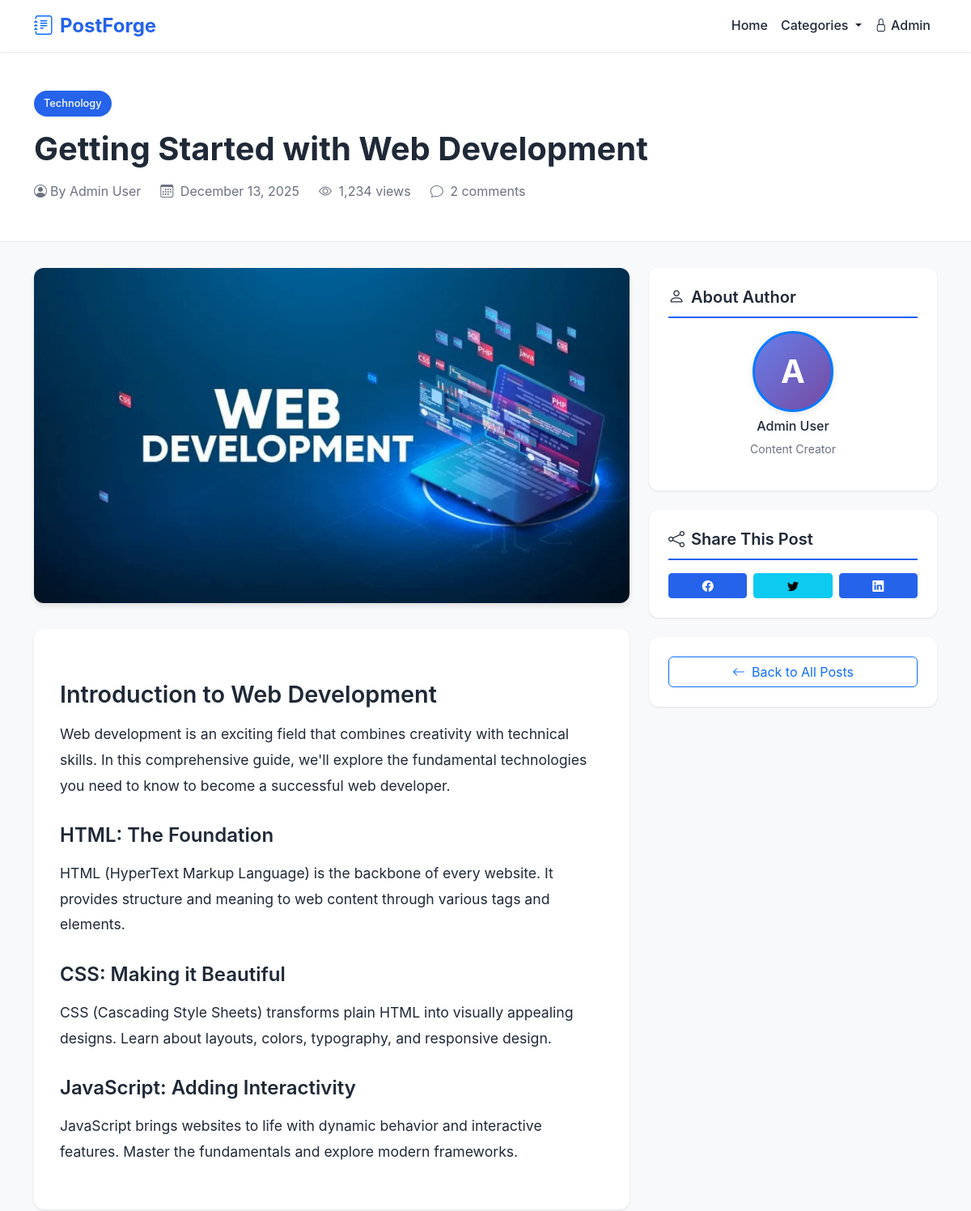
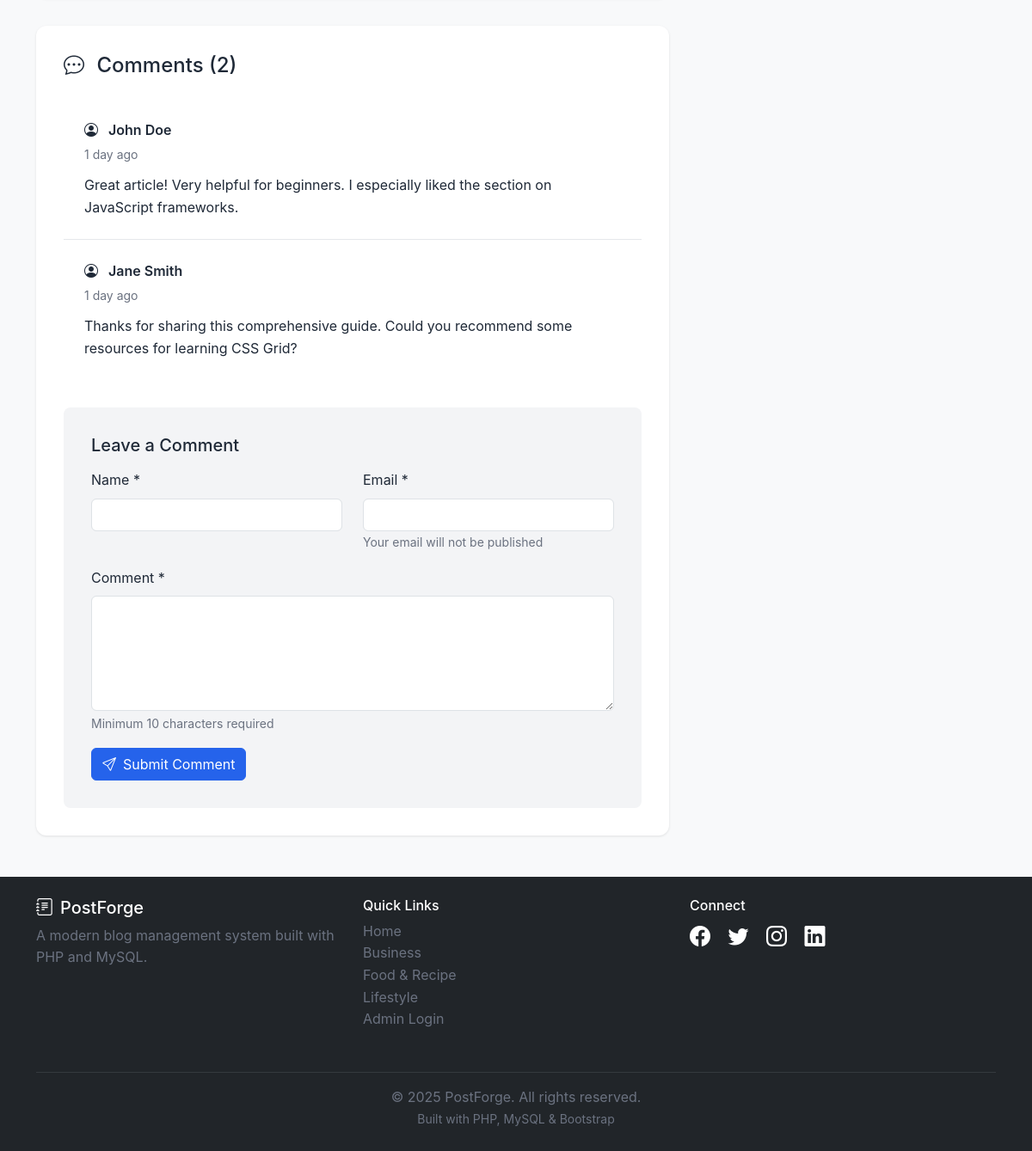
Page /post.php?slug=getting-started-with-web-development on the committed database (2 pictures, top to bottom).
### tables this page shows
CREATE TABLE IF NOT EXISTS posts (
    id INT PRIMARY KEY AUTO_INCREMENT,
    title VARCHAR(255) NOT NULL,
    slug VARCHAR(255) UNIQUE NOT NULL,
    content TEXT NOT NULL,
    excerpt TEXT,
    featured_image VARCHAR(255),
    category_id INT,
    author_id INT,
    status ENUM('draft', 'published') DEFAULT 'draft',
    views INT DEFAULT 0,
    is_demo TINYINT(1) DEFAULT 0,
    created_at TIMESTAMP DEFAULT CURRENT_TIMESTAMP,
    updated_at TIMESTAMP DEFAULT CURRENT_TIMESTAMP ON UPDATE CURRENT_TIMESTAMP,
    published_at TIMESTAMP NULL,
    FOREIGN KEY (category_id) REFERENCES categories(id) ON DELETE SET NULL,
    FOREIGN KEY (author_id) REFERENCES admins(id) ON DELETE CASCADE,
    INDEX idx_slug (slug),
    INDEX idx_status (status),
    INDEX idx_category (category_id),
    INDEX idx_author (author_id),
    INDEX idx_created (created_at),
    FULLTEXT idx_search (title, content)
);

CREATE TABLE IF NOT EXISTS categories (
    id INT PRIMARY KEY AUTO_INCREMENT,
    name VARCHAR(100) UNIQUE NOT NULL,
    slug VARCHAR(100) UNIQUE NOT NULL,
    description TEXT,
    is_demo TINYINT(1) DEFAULT 0,
    created_at TIMESTAMP DEFAULT CURRENT_TIMESTAMP,
    INDEX idx_slug (slug)
);

CREATE TABLE IF NOT EXISTS comments (
    id INT PRIMARY KEY AUTO_INCREMENT,
    post_id INT NOT NULL,
    author_name VARCHAR(100) NOT NULL,
    author_email VARCHAR(100) NOT NULL,
    content TEXT NOT NULL,
    status ENUM('pending', 'approved', 'spam') DEFAULT 'pending',
    is_demo TINYINT(1) DEFAULT 0,
    created_at TIMESTAMP DEFAULT CURRENT_TIMESTAMP,
    FOREIGN KEY (post_id) REFERENCES posts(id) ON DELETE CASCADE,
    INDEX idx_post (post_id),
    INDEX idx_status (status),
    INDEX idx_created (created_at)
);

### includes/functions.php (called while the page is built, shortened)
<?php
function sanitize($data) {
    return htmlspecialchars($data, ENT_QUOTES, 'UTF-8');
}
function formatDate($date, $format = 'M d, Y') {
    return date($format, strtotime($date));
}
function timeAgo($datetime) {
    $timestamp = strtotime($datetime);
    $diff = time() - $timestamp;
    if ($diff < 604800) {
        $days = floor($diff / 86400);
        return $days . ($days == 1 ? ' day ago' : ' days ago');
    }
}
function formatNumber($number) {
    return number_format($number);
}

### public/post.php (the view, shortened to what this page needs)
<?php
require_once '../includes/functions.php';
$slug = $_GET['slug'] ?? '';
try {
    $db = getDB();
    $postStmt = $db->prepare("
        SELECT p.*, c.name as category_name, c.slug as category_slug, a.full_name as author_name, a.profile_image as author_image
        FROM posts p
        LEFT JOIN categories c ON p.category_id = c.id
        LEFT JOIN admins a ON p.author_id = a.id
        WHERE p.slug = :slug AND p.status = 'published'
    ");
    $postStmt->execute(['slug' => $slug]);
    $post = $postStmt->fetch();
    $commentsStmt = $db->prepare("
        SELECT * FROM comments
        WHERE post_id = :post_id AND status = 'approved'
        ORDER BY created_at DESC
    ");
    $commentsStmt->execute(['post_id' => $post['id']]);
    $comments = $commentsStmt->fetchAll();
} catch (PDOException $e) {
    header('Location: index.php');
    exit;
}
include 'includes/header.php';
?>
<div class="single-post-header">
    <div class="container">
        <a href="category.php?slug=<?php echo $post['category_slug']; ?>"
           class="category-badge mb-3">
            <?php echo sanitize($post['category_name'] ?? 'Uncategorized'); ?>
        </a>
        <h1 class="single-post-title"><?php echo sanitize($post['title']); ?></h1>
        <div class="single-post-meta">
            <span class="d-inline-flex align-items-center">
                <?php if ($post['author_image']): ?>
                    <img src="../uploads/profiles/<?php echo sanitize($post['author_image']); ?>"
                         alt="<?php echo sanitize($post['author_name']); ?>"
                         style="width: 24px; height: 24px; border-radius: 50%; object-fit: cover; margin-right: 8px;">
                <?php else: ?>
                    <i class="bi bi-person-circle me-1"></i>
                <?php endif; ?>
                By <?php echo sanitize($post['author_name']); ?>
            </span>
            <span>
                <i class="bi bi-calendar3 me-1"></i>
                <?php echo formatDate($post['published_at'], 'F d, Y'); ?>
            </span>
            <span>
                <i class="bi bi-eye me-1"></i>
                <?php echo formatNumber($post['views']); ?> views
            </span>
            <span>
                <i class="bi bi-chat me-1"></i>
                <?php echo count($comments); ?> comments
            </span>
        </div>
    </div>
</div>
<div class="container mb-5">
    <div class="row">
        <div class="col-lg-8">
            <?php if ($post['featured_image']): ?>
                <div class="featured-image-container">
                    <img src="<?php echo UPLOAD_URL . sanitize($post['featured_image']); ?>"
                         alt="<?php echo sanitize($post['title']); ?>"
                         class="featured-image">
                </div>
            <?php endif; ?>
            <div class="post-content">
                <?php echo $post['content']; ?>
            </div>
            <div class="comments-section" id="comments">
                <h4 class="mb-4">
                    <i class="bi bi-chat-dots me-2"></i>
                    Comments (<?php echo count($comments); ?>)
                </h4>
                <?php if (!empty($comments)): ?>
                    <div class="comments-list mb-4">
                        <?php foreach ($comments as $comment): ?>
                            <div class="comment-item" id="comment-<?php echo $comment['id']; ?>">
                                <div class="comment-author">
                                    <i class="bi bi-person-circle me-2"></i>
                                    <?php echo sanitize($comment['author_name']); ?>
                                </div>
                                <div class="comment-date">
                                    <?php echo timeAgo($comment['created_at']); ?>
                                </div>
                                <div class="comment-content">
                                    <?php echo nl2br(sanitize($comment['content'])); ?>
                                </div>
                            </div>
                        <?php endforeach; ?>
                    </div>
                <?php else: ?>
                    <p class="text-muted mb-4">No comments yet. Be the first to comment!</p>
                <?php endif; ?>
                <div class="comment-form">
                    <h5 class="mb-3">Leave a Comment</h5>
                    <form method="POST" action="">
                        <div class="row">
                            <div class="col-md-6 mb-3">
                                <label for="name" class="form-label">Name *</label>
                                <input type="text" class="form-control" id="name" name="name"
                                       value="<?php echo isset($_POST['name']) ? sanitize($_POST['name']) : ''; ?>"
                                       required>
                            </div>
                            <div class="col-md-6 mb-3">
                                <label for="email" class="form-label">Email *</label>
                                <input type="email" class="form-control" id="email" name="email"
                                       value="<?php echo isset($_POST['email']) ? sanitize($_POST['email']) : ''; ?>"
                                       required>
                                <small class="text-muted">Your email will not be published</small>
                            </div>
                        </div>
                        <div class="mb-3">
                            <label for="comment" class="form-label">Comment *</label>
                            <textarea class="form-control" id="comment" name="comment" rows="5"
                                      required><?php echo isset($_POST['comment']) ? sanitize($_POST['comment']) : ''; ?></textarea>
                        </div>
                        <button type="submit" name="submit_comment" class="btn btn-primary">
                            <i class="bi bi-send me-2"></i>Submit Comment
                        </button>
                    </form>
                </div>
            </div>
        </div>
        <div class="col-lg-4">
            <div class="sidebar-widget">
                <h5><i class="bi bi-person me-2"></i>About Author</h5>
                <div class="text-center">
                    <?php if ($post['author_image']): ?>
                        <img src="../uploads/profiles/<?php echo sanitize($post['author_image']); ?>"
                             alt="<?php echo sanitize($post['author_name']); ?>"
                             style="width: 100px; height: 100px; border-radius: 50%; object-fit: cover; border: 3px solid #007bff; box-shadow: 0 2px 8px rgba(0,0,0,0.1);">
                    <?php else: ?>
                        <div style="width: 100px; height: 100px; border-radius: 50%; background: linear-gradient(135deg, #667eea 0%, #764ba2 100%); display: inline-flex; align-items: center; justify-content: center; color: white; font-size: 2.5rem; font-weight: bold; border: 3px solid #007bff; box-shadow: 0 2px 8px rgba(0,0,0,0.1);">
                            <?php echo strtoupper(substr($post['author_name'], 0, 1)); ?>
                        </div>
                    <?php endif; ?>
                    <h6 class="mt-2"><?php echo sanitize($post['author_name']); ?></h6>
                    <p class="text-muted small">Content Creator</p>
                </div>
            </div>
            <div class="sidebar-widget">
                <h5><i class="bi bi-share me-2"></i>Share This Post</h5>
                <div class="d-flex gap-2">
                    <a href="https://facebook.com/sharer/sharer.php?u=<?php echo urlencode(SITE_URL . '/public/post.php?slug=' . $slug); ?>"
                       target="_blank" class="btn btn-primary btn-sm flex-fill">
                        <i class="bi bi-facebook"></i>
                    </a>
                    <a href="https://twitter.com/intent/tweet?url=<?php echo urlencode(SITE_URL . '/public/post.php?slug=' . $slug); ?>&text=<?php echo urlencode($post['title']); ?>"
                       target="_blank" class="btn btn-info btn-sm flex-fill">
                        <i class="bi bi-twitter"></i>
                    </a>
                    <a href="https://www.linkedin.com/shareArticle?mini=true&url=<?php echo urlencode(SITE_URL . '/public/post.php?slug=' . $slug); ?>"
                       target="_blank" class="btn btn-primary btn-sm flex-fill">
                        <i class="bi bi-linkedin"></i>
                    </a>
                </div>
            </div>
            <div class="sidebar-widget">
                <a href="index.php" class="btn btn-outline-primary w-100">
                    <i class="bi bi-arrow-left me-2"></i>Back to All Posts
                </a>
            </div>
        </div>
    </div>
</div>
<?php include 'includes/footer.php'; ?>

### public/includes/footer.php (shortened to what this page needs)
    </main>
    <footer class="bg-dark text-white mt-5 py-4">
        <div class="container">
            <div class="row">
                <div class="col-md-4 mb-3">
                    <h5><i class="bi bi-journal-text me-2"></i><?php echo SITE_NAME; ?></h5>
                    <p class="text-muted">A modern blog management system built with PHP and MySQL.</p>
                </div>
                <div class="col-md-4 mb-3">
                    <h6>Quick Links</h6>
                    <ul class="list-unstyled">
                        <li><a href="index.php" class="text-muted text-decoration-none">Home</a></li>
                        <?php
                        try {
                            $db = getDB();
                            $footerCatsStmt = $db->query("SELECT * FROM categories ORDER BY name ASC LIMIT 3");
                            $footerCategories = $footerCatsStmt->fetchAll();
                            foreach ($footerCategories as $footerCat):
                        ?>
                            <li>
                                <a href="category.php?slug=<?php echo $footerCat['slug']; ?>"
                                   class="text-muted text-decoration-none">
                                    <?php echo sanitize($footerCat['name']); ?>
                                </a>
                            </li>
                        <?php
                            endforeach;
                        } catch (PDOException $e) {
                        }
                        ?>
                        <li><a href="../admin/login.php" class="text-muted text-decoration-none">Admin Login</a></li>
                    </ul>
                </div>
                <div class="col-md-4 mb-3">
                    <h6>Connect</h6>
                    <div class="social-links">
                        <a href="#" class="text-white me-3"><i class="bi bi-facebook"></i></a>
                        <a href="#" class="text-white me-3"><i class="bi bi-twitter"></i></a>
                        <a href="#" class="text-white me-3"><i class="bi bi-instagram"></i></a>
                        <a href="#" class="text-white me-3"><i class="bi bi-linkedin"></i></a>
                    </div>
                </div>
            </div>
            <hr class="border-secondary">
            <div class="text-center text-muted">
                <p class="mb-0">&copy; <?php echo date('Y'); ?> <?php echo SITE_NAME; ?>. All rights reserved.</p>
                <small>Built with PHP, MySQL & Bootstrap</small>
            </div>
        </div>
    </footer>
</body>
</html>

### assets/css/public.css (style rules this page uses)
:root { --primary-blue: #2563eb; --primary-dark: #1e40af; --success-green: #10b981; --warning-orange: #f59e0b; --danger-red: #ef4444; --info-cyan: #06b6d4; --dark-gray: #1f2937; --medium-gray: #6b7280; --light-gray: #f3f4f6; --border-gray: #e5e7eb; }
* { margin: 0; padding: 0; box-sizing: border-box; }
body { font-family: 'Inter', 'Segoe UI', 'Roboto', sans-serif; background-color: #f8f9fa; color: var(--dark-gray); line-height: 1.6; }
.category-badge { display: inline-block; padding: 0.35rem 0.75rem; background-color: var(--primary-blue); color: white; border-radius: 20px; font-size: 0.8rem; font-weight: 500; text-decoration: none; transition: background-color 0.3s ease; }
.single-post-header { background-color: white; padding: 3rem 0; border-bottom: 1px solid var(--border-gray); margin-bottom: 2rem; }
.single-post-title { font-size: 2.5rem; font-weight: 700; margin-bottom: 1rem; line-height: 1.2; }
.single-post-meta { display: flex; align-items: center; gap: 1.5rem; color: var(--medium-gray); flex-wrap: wrap; }
.featured-image-container { margin-bottom: 2rem; border-radius: 12px; overflow: hidden; box-shadow: 0 4px 6px rgba(0, 0, 0, 0.1); }
.featured-image { width: 100%; height: auto; display: block; }
.post-content { background-color: white; padding: 2rem; border-radius: 12px; box-shadow: 0 1px 3px rgba(0, 0, 0, 0.1); margin-bottom: 2rem; font-size: 1.1rem; line-height: 1.8; }
.post-content h1, .post-content h2, .post-content h3 { margin-top: 2rem; margin-bottom: 1rem; font-weight: 600; }
.post-content h2 { font-size: 1.8rem; color: var(--dark-gray); }
.post-content h3 { font-size: 1.5rem; color: var(--dark-gray); }
.post-content p { margin-bottom: 1.5rem; }
.comments-section { background-color: white; padding: 2rem; border-radius: 12px; box-shadow: 0 1px 3px rgba(0, 0, 0, 0.1); }
.comment-item { padding: 1.5rem; border-bottom: 1px solid var(--border-gray); }
.comment-item:last-child { border-bottom: none; }
.comment-author { font-weight: 600; color: var(--dark-gray); margin-bottom: 0.25rem; }
.comment-date { font-size: 0.875rem; color: var(--medium-gray); margin-bottom: 0.75rem; }
.comment-content { color: var(--dark-gray); line-height: 1.6; }
.comment-form { background-color: var(--light-gray); padding: 2rem; border-radius: 8px; margin-top: 2rem; }
.sidebar-widget { background-color: white; padding: 1.5rem; border-radius: 12px; box-shadow: 0 1px 3px rgba(0, 0, 0, 0.1); margin-bottom: 1.5rem; }
.sidebar-widget h5 { font-weight: 600; margin-bottom: 1rem; padding-bottom: 0.75rem; border-bottom: 2px solid var(--primary-blue); }
footer { margin-top: 4rem; }
.social-links a { font-size: 1.5rem; transition: opacity 0.3s ease; }
.btn-primary { background-color: var(--primary-blue); border-color: var(--primary-blue); transition: all 0.3s ease; }
.text-muted { color: var(--medium-gray) !important; }

### rows in the picture
posts: category.name "Technology", title "Getting Started with Web Development", author.full_name "Admin User", published_at "December 13, 2025", views "1,234", featured_image (picture), content "Introduction to Web Development Web development is an exciting field that combines creativity with technical skills. In this comprehensive guide, we'll explore the fundamental technologies you need to know to become a successful web developer. HTML: The Foundation HTML (HyperText Markup Language) is the backbone of every website. It provides structure and meaning to web content through various tags and elements. CSS: Making it Beautiful CSS (Cascading Style Sheets) transforms plain HTML into visually appealing designs. Learn about layouts, colors, typography, and responsive design. JavaScript: Adding Interactivity JavaScript brings websites to life with dynamic behavior and interactive…", author.full_name "A"
comments: author_name "John Doe", created_at "1 day ago", content "Great article! Very helpful for beginners. I especially liked the section on JavaScript frameworks."
comments: author_name "Jane Smith", created_at "1 day ago", content "Thanks for sharing this comprehensive guide. Could you recommend some resources for learning CSS Grid?"
categories: name "Business"
categories: name "Food & Recipe"
categories: name "Lifestyle"

### other values in the picture
SITE_NAME "PostForge"
count($comments) "2"
